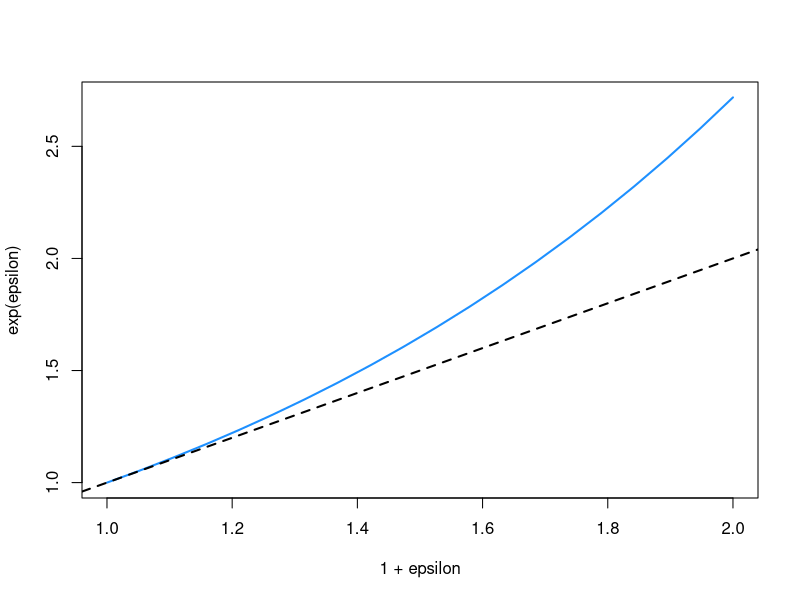

Source code (R):
##
##  expEpsilon.r
##
##  demonstrate the approximation (1+\epsilon) \approx e^{\epsilon} for small \epsilon
##
##  jH 2019.2.22
##


epsilon<-seq(from=1, to=0.0001, length=20)
plot(1+epsilon, exp(epsilon), type="l", lwd=2, col="dodgerblue")
abline(a=0, b=1, lty=2, lwd=2)

dev.copy2pdf(file="./figs/expEpsilon.pdf")
